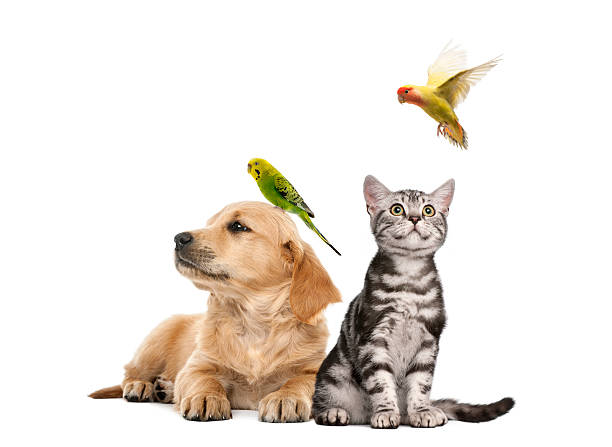
#> input picture OBJECT DECTECTION WITH FASTER R-CNN/istockphoto-187786732-612x612.jpeg, 612 x 447 px, given in place of lenna.png, which was not available
$ python 'IMAGE MANUPULATION WITH OPENCV.py'
#> lines starting #> are read from the running program, lines starting #| are printed output that depends on the picture; after the words box and inside, x2 and y2 are one past the last pixel; in counts of white or black regions, pixels touching at a corner belong together; pictures that were not available may be replaced by others from this repository, and a replacement may not be noted
import numpy as np
import matplotlib.pyplot as plt
import cv2

lenna=cv2.imread("lenna.png")
#> lenna is the input picture: shape (447, 612, 3); mean B, G, R 222.4, 229, 235.6
# plt.figure(figsize=(10,10))
# plt.imshow(cv2.cvtColor(baboon,cv2.COLOR_BGR2RGB))
# plt.show()

#USING NON COPY AND COPY METHOD COMPAIRING IT
A=lenna
B=lenna.copy()
lenna[:,:,]=0
#> lenna: shape (447, 612, 3); every value is 0
# [15 lines of commented-out code are left out]
images=cv2.imread("cat.png")
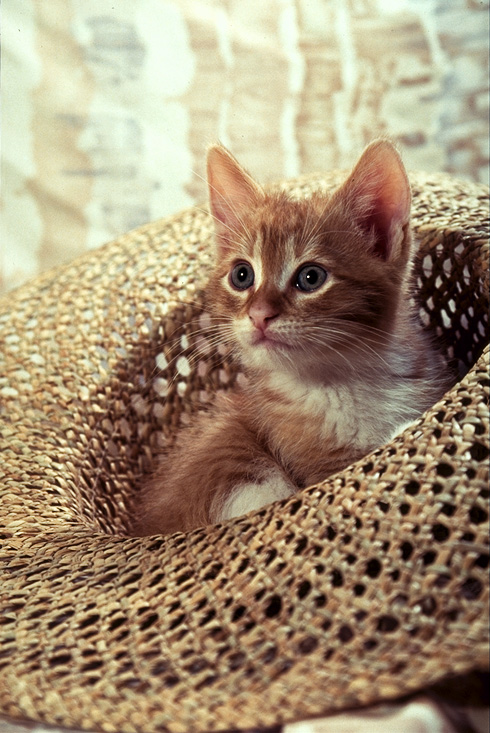
#> input picture MANUPULATION OF IMAGES WITH OPENCV/cat.png, 490 x 733 px
#> images is the input picture: shape (733, 490, 3); mean B, G, R 116.7, 143.2, 162.7
# plt.figure(figsize=(10,10))
# plt.imshow(cv2.cvtColor(images,cv2.COLOR_BGR2RGB))
# plt.show()

#we can cast it to a array and find its shape
width,height,c=images.shape
#> width = 733; height = 490; c = 3
# print(("width,height,c",width,height,c))

array_flip=np.zeros((width,height,c),dtype=np.uint8)

#flipping using conventional array first to last place method
for i,row in enumerate(images):
    array_flip[width-1-i,:,:]=row
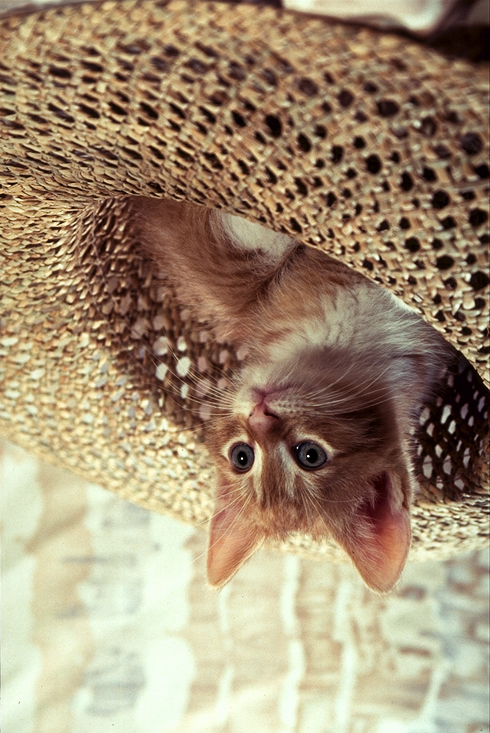
#> array_flip: shape (733, 490, 3); mean of channels 0, 1, 2 116.7, 143.2, 162.7; drawn as B, G, R
# [11 lines of commented-out code are left out]
im_flip=cv2.rotate(images,0) #0 is the type of the flip
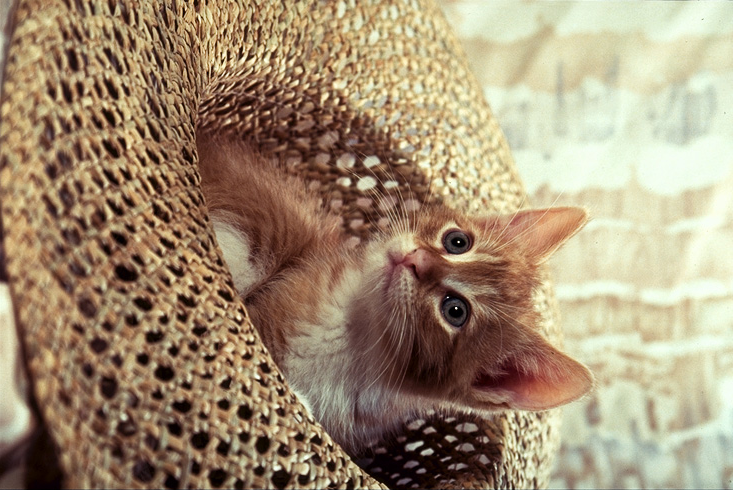
#> im_flip: shape (490, 733, 3); mean B, G, R 116.7, 143.2, 162.7
# plt.imshow(cv2.cvtColor(im_flip,cv2.COLOR_BGR2RGB))
# plt.show()

flip = {"ROTATE_90_CLOCKWISE":cv2.ROTATE_90_CLOCKWISE,"ROTATE_90_COUNTERCLOCKWISE":cv2.ROTATE_90_COUNTERCLOCKWISE,"ROTATE_180":cv2.ROTATE_180}
# [11 lines of commented-out code are left out]
upper=150
lower=400
crop_top=images[upper:lower,:,:]
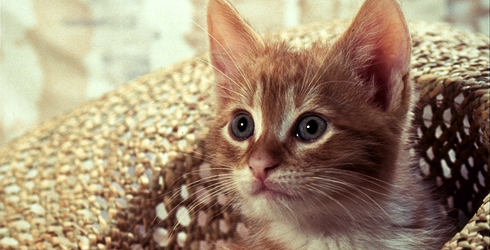
#> crop_top: shape (250, 490, 3); mean B, G, R 114, 139.8, 160.6
# plt.figure(figsize=(5,5))
# plt.imshow(cv2.cvtColor(crop_top,cv2.COLOR_BGR2RGB))
# plt.show()
#

left=150
right=400
crop_horizontal=crop_top[:,left:right,:]
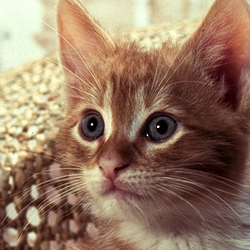
#> crop_horizontal: shape (250, 250, 3); mean B, G, R 98.6, 120.7, 150
# plt.figure(figsize=(5,5))
# plt.imshow(cv2.cvtColor(crop_horizontal,cv2.COLOR_BGR2RGB))
# plt.show()


#CHANGING SPECIFIC PIXELS
array_sq=np.copy(images)
array_sq[upper:lower,left:right,:]=0
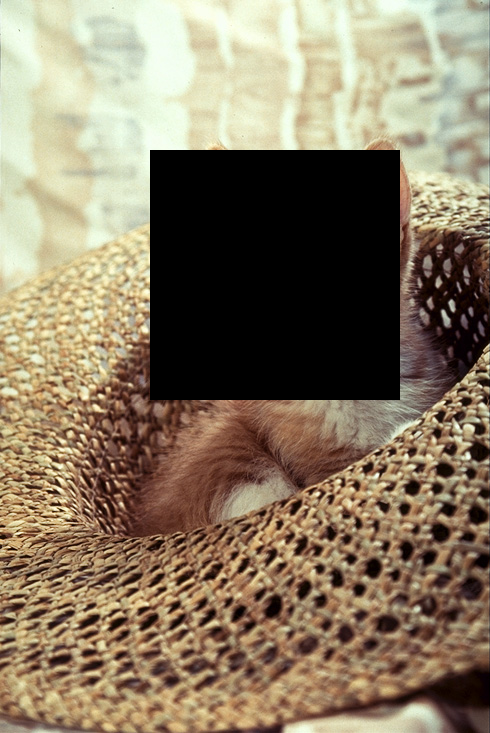
#> array_sq: shape (733, 490, 3); 17.4% of pixels changed, all inside (x1, y1, x2, y2) = (150, 150, 400, 400)

# [16 lines of commented-out code are left out]
start_point,end_point=(left,upper),(right,lower)
# image_draw=np.copy(images)
# cv2.rectangle(image_draw,pt1=start_point,pt2=end_point,color=(0,255,0),thickness=3)
# plt.figure(figsize=(5,5))
# plt.imshow(cv2.cvtColor(image_draw,cv2.COLOR_BGR2RGB))
# plt.show()

#We can overlay text on an image using the function putText with the following parameter values:
# img: Image array
# text: Text string to be overlayed
# org: Bottom-left corner of the text string in the image
# fontFace: tye type of font
# fontScale: Font scale
# color: Text color
# thickness: Thickness of the lines used to draw a text
# lineType: Line type


image_draw=cv2.putText(img=images,text="Cat",org=(10,500),color=(255,255,255),fontFace=4,fontScale=5,thickness=2)
# plt.figure(figsize=(10,10))
# plt.imshow(cv2.cvtColor(image_draw,cv2.COLOR_BGR2RGB))
# plt.show()
